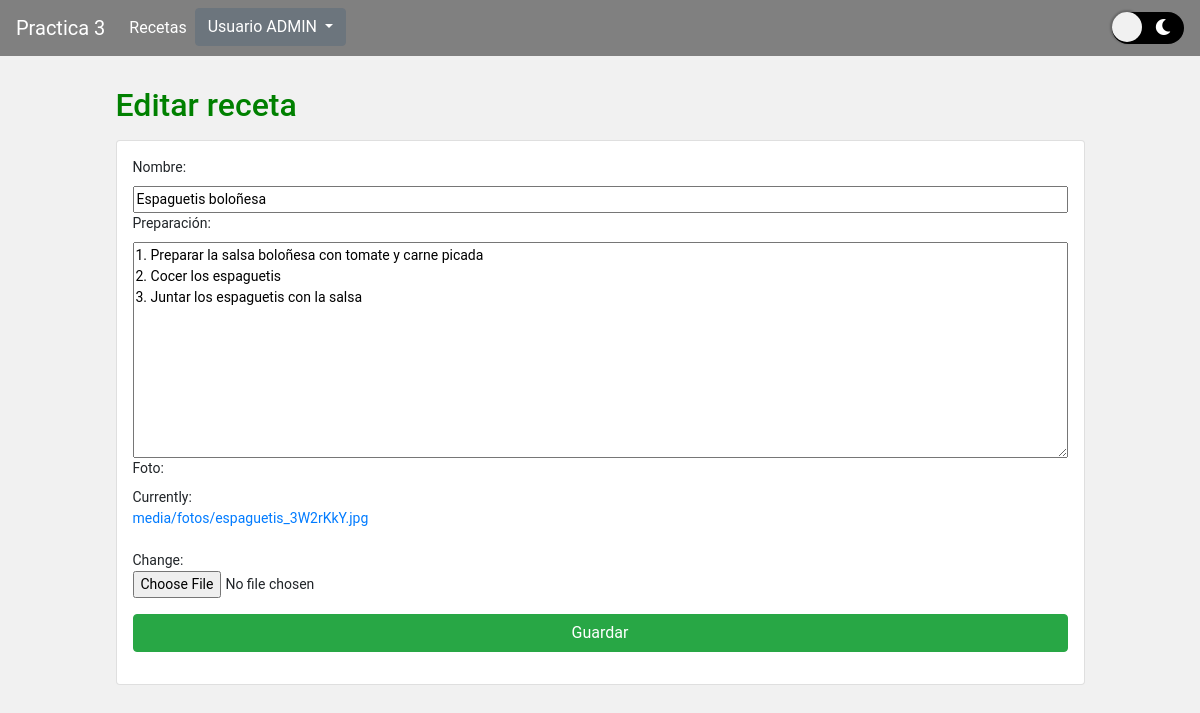
Page /busqueda/editar/31 (signed in) on the committed database.
### recetas/models.py (models this page shows, shortened)
class Receta(models.Model):
  nombre       = models.CharField(max_length=200)
  preparación  = models.TextField(max_length=5000)
  foto         = models.FileField(upload_to='media/fotos')
  foto2 = models.FileField(upload_to='media/fotos')
  ...

### recetas/views.py (the view)
# urls.py: path('busqueda/editar/<int:receta_id>', views.editar, name='editar'),
def editar(request, receta_id):
    receta = Receta.objects.get(pk=receta_id)
    form = recetaForm(instance=receta)
    if request.method == "POST":
        form = recetaForm(request.POST,request.FILES, instance=receta)
        if form.is_valid():
            form.save()
            messages.success(request, 'Has editado una receta!')
            return redirect('/busqueda')
    context = {'form': form}
    return render(request, 'editar.html', context)

### recetas/forms.py
class recetaForm(ModelForm):
    class Meta:
        model = Receta
        fields = ['nombre', 'preparación', 'foto']

### recetas/templates/editar.html (shortened to what this page needs)
{% extends "index.html" %}
{% block content %}
{% if user.is_staff %}
<div class="container mt-3" id="container" style="width: 90%; font-size:14px">
    <h2 style="margin-top:30px; color:green">Editar receta</h2>
    <form method="POST" id="card_editar" class="card p-3 mt-3" enctype="multipart/form-data" autocomplete="of">
         {{ form }}
         <div class="form-group">
            <input type="submit" class="btn btn-success btn-block text-white mt-3" value="Guardar"/>
        </div>
    </form>
</div>
{% else %}
<div style='margin-top:80px; margin-left:150px; color:red'>
    <h1 >Necesitas ser staff para editar la receta</h1>
</div>
{% endif %}
{% endblock %}

### recetas/templates/index.html (shortened to what this page needs)
<!DOCTYPE html>
<html>
<head>
  <link href="https://cdn.jsdelivr.net/npm/bootstrap@5.2.2/dist/css/bootstrap.min.css" rel="stylesheet">
  <link rel="stylesheet" href="https://cdn.jsdelivr.net/npm/bootstrap@4.5.3/dist/css/bootstrap.min.css">
  <link rel="stylesheet" href="https://use.fontawesome.com/releases/v5.3.1/css/all.css">
  {% load static %}
  <link rel='stylesheet' href="{% static 'estilos.css' %}">
<body>
    <nav class="navbar navbar-expand-lg navbar-light">
        <a class="navbar-brand" style='color:white' href="/">Practica 3</a>
        <div class="collapse navbar-collapse" id="navbarTogglerDemo02">
          <ul class="navbar-nav mr-auto mt-2 mt-lg-0">
            <li class="nav-item active">
              <a class="nav-link" style='color:white' href="/busqueda">Recetas<span class="sr-only">(current)</span></a>
            </li>
            <div class="dropdown">
              <button class="btn btn-secondary dropdown-toggle" type="button" id="dropdownMenuButton1" data-bs-toggle="dropdown" aria-expanded="false">
                Usuario {{user.username | upper}}
              </button>
            </div>
          </ul>
          <div class="nav-item ">
            <button class='switch' id='switch'>
                <span><i class='fas fa-sun'></i></span>
                <span><i class='fas fa-moon'></i></spam>
            </button>
          </div>
        </div>
    </nav>
      <div class="container">
        {%block content%}{% endblock content %}
      </div>
  </body>

### recetas/static/estilos.css (style rules this page uses)
body { background: #f1f1f1; font-family: "Roboto", sans-serif; transition: 0.3s ease all; }
nav { background-color: gray; }
.switch { background: black; border-radius: 1000px; position: relative; border: none; cursor: pointer; display: flex; outline: none; }
.switch::after { content: ""; display: block; width: 30px; height: 30px; position: absolute; background: #F1F1F1; top: 0; left: 0; right: unset; border-radius: 100px; transition: 0.3s ease all; box-shadow: 0px 0px 2px 2px rgba(0, 0, 0, 0.2); }
.switch span { width: 30px; height: 30px; line-height: 30px; display: block; background: none; color: #fff; }
.dropdown { position: relative; display: inline-block; }

### rows in the picture
Receta: nombre "Espaguetis boloñesa", preparación "1. Preparar la salsa boloñesa con tomate y carne picada 2. Cocer los espaguetis 3. Juntar los espaguetis con la salsa"

### other values in the picture
{{ user.username | upper }} "ADMIN"
